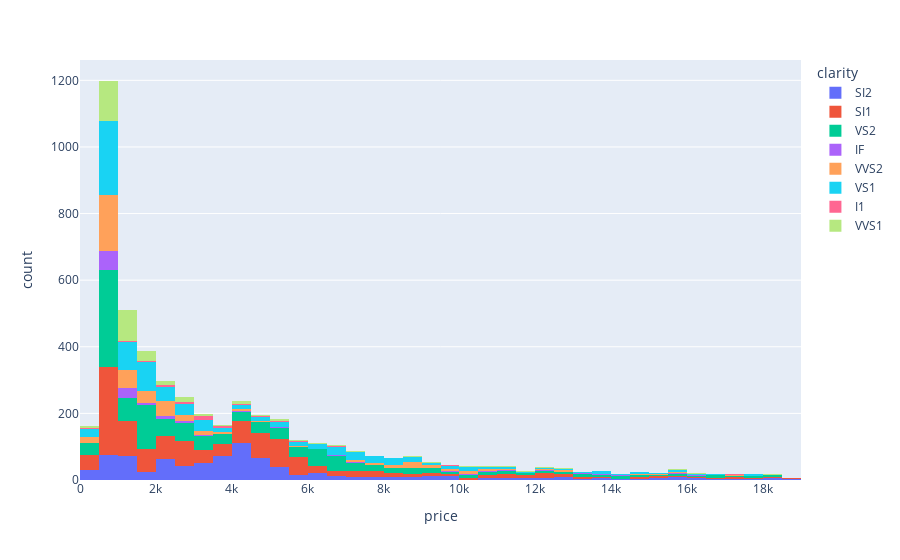

Notebook source saved alongside this figure:
### Markdown cell above
### Some plots to better understand data

### Code cell
#px.histogram(df, x ="price", color = "color")
#px.histogram(df, x ="price", color = "cut")
px.histogram(df, x ="price", color = "clarity")

### Figure 1 — Plotly figure (JSON) as saved in the notebook; plotly's stock layout.template omitted (floating-point values rounded to 4 significant figures; data arrays with more than 128 entries replaced by an {"elided": "..."} marker saying what was removed)
{"data": [{"alignmentgroup": "True", "bingroup": "x", "hovertemplate": "clarity=SI2<br>price=%{x}<br>count=%{y}<extra></extra>", "legendgroup": "SI2", "marker": {"color": "#636efa", "pattern": {"shape": ""}}, "name": "SI2", "offsetgroup": "SI2", "orientation": "v", "showlegend": true, "type": "histogram", "x": {"elided": "843 int values"}, "xaxis": "x", "yaxis": "y"}, {"alignmentgroup": "True", "bingroup": "x", "hovertemplate": "clarity=SI1<br>price=%{x}<br>count=%{y}<extra></extra>", "legendgroup": "SI1", "marker": {"color": "#EF553B", "pattern": {"shape": ""}}, "name": "SI1", "offsetgroup": "SI1", "orientation": "v", "showlegend": true, "type": "histogram", "x": {"elided": "1190 int values"}, "xaxis": "x", "yaxis": "y"}, {"alignmentgroup": "True", "bingroup": "x", "hovertemplate": "clarity=VS2<br>price=%{x}<br>count=%{y}<extra></extra>", "legendgroup": "VS2", "marker": {"color": "#00cc96", "pattern": {"shape": ""}}, "name": "VS2", "offsetgroup": "VS2", "orientation": "v", "showlegend": true, "type": "histogram", "x": {"elided": "1130 int values"}, "xaxis": "x", "yaxis": "y"}, {"alignmentgroup": "True", "bingroup": "x", "hovertemplate": "clarity=IF<br>price=%{x}<br>count=%{y}<extra></extra>", "legendgroup": "IF", "marker": {"color": "#ab63fa", "pattern": {"shape": ""}}, "name": "IF", "offsetgroup": "IF", "orientation": "v", "showlegend": true, "type": "histogram", "x": {"elided": "150 int values"}, "xaxis": "x", "yaxis": "y"}, {"alignmentgroup": "True", "bingroup": "x", "hovertemplate": "clarity=VVS2<br>price=%{x}<br>count=%{y}<extra></extra>", "legendgroup": "VVS2", "marker": {"color": "#FFA15A", "pattern": {"shape": ""}}, "name": "VVS2", "offsetgroup": "VVS2", "orientation": "v", "showlegend": true, "type": "histogram", "x": {"elided": "464 int values"}, "xaxis": "x", "yaxis": "y"}, {"alignmentgroup": "True", "bingroup": "x", "hovertemplate": "clarity=VS1<br>price=%{x}<br>count=%{y}<extra></extra>", "legendgroup": "VS1", "marker": {"color": "#19d3f3", "pattern": {"shape": ""}}, "name": "VS1", "offsetgroup": "VS1", "orientation": "v", "showlegend": true, "type": "histogram", "x": {"elided": "801 int values"}, "xaxis": "x", "yaxis": "y"}, {"alignmentgroup": "True", "bingroup": "x", "hovertemplate": "clarity=I1<br>price=%{x}<br>count=%{y}<extra></extra>", "legendgroup": "I1", "marker": {"color": "#FF6692", "pattern": {"shape": ""}}, "name": "I1", "offsetgroup": "I1", "orientation": "v", "showlegend": true, "type": "histogram", "x": [8711, 2220, 1599, 6597, 1739, 490, 2068, 2844, 4139, 9789, 3230, 3136, 1158, 3544, 2788, 2398, 6788, 5607, 2647, 1037, 2239, 10076, 3584, 1324, 3060, 2342, 3755, 5027, 530, 3394, 5914, 3459, 4277, 4643, 1637, 7229, 6912, 3011, 5510, 3696, 1939, 4324, 2809, 17329, 2387, 2608, 3179, 770, 9925, 1621, 1140, 5074, 3864, 3444, 2225, 3377, 3718, 4939, 5593, 4648, 5203, 3328, 5240, 2396], "xaxis": "x", "yaxis": "y"}, {"alignmentgroup": "True", "bingroup": "x", "hovertemplate": "clarity=VVS1<br>price=%{x}<br>count=%{y}<extra></extra>", "legendgroup": "VVS1", "marker": {"color": "#B6E880", "pattern": {"shape": ""}}, "name": "VVS1", "offsetgroup": "VVS1", "orientation": "v", "showlegend": true, "type": "histogram", "x": {"elided": "345 int values"}, "xaxis": "x", "yaxis": "y"}], "layout": {"barmode": "relative", "legend": {"title": {"text": "clarity"}, "tracegroupgap": 0}, "margin": {"t": 60}, "xaxis": {"anchor": "y", "domain": [0, 1], "title": {"text": "price"}}, "yaxis": {"anchor": "x", "domain": [0, 1], "title": {"text": "count"}}}}
